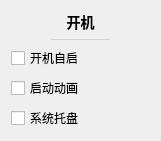
           <widget class="QWidget" name="startupSettingsCard" native="true">
            <property name="geometry">
             <rect>
              <x>10</x>
              <y>880</y>
              <width>161</width>
              <height>121</height>
             </rect>
            </property>
            <property name="styleSheet">
             <string notr="true">#startupSettingsCard
{
	background: #f7f7ff;
	border: none;
	border-radius: 5px;
}</string>
            </property>
            <layout class="QVBoxLayout" name="verticalLayout_45">
             <item>
              <widget class="QLabel" name="label_32">
               <property name="sizePolicy">
                <sizepolicy hsizetype="Preferred" vsizetype="Fixed">
                 <horstretch>0</horstretch>
                 <verstretch>0</verstretch>
                </sizepolicy>
               </property>
               <property name="styleSheet">
                <string notr="true">font-size: 14px;
font-weight: 500;</string>
               </property>
               <property name="text">
                <string>开机</string>
               </property>
               <property name="alignment">
                <set>Qt::AlignCenter</set>
               </property>
              </widget>
             </item>
             <item>
              <widget class="QWidget" name="widget_27" native="true">
               <property name="minimumSize">
                <size>
                 <width>0</width>
                 <height>1</height>
                </size>
               </property>
               <property name="maximumSize">
                <size>
                 <width>16777215</width>
                 <height>1</height>
                </size>
               </property>
               <property name="styleSheet">
                <string notr="true">background: lightgray;
margin: 40px;</string>
               </property>
              </widget>
             </item>
             <item>
              <widget class="CheckBox1" name="startOnRebootCheck">
               <property name="cursor">
                <cursorShape>PointingHandCursor</cursorShape>
               </property>
               <property name="toolTip">
                <string>&lt;html&gt;&lt;head/&gt;&lt;body&gt;&lt;p&gt;开机时自动启动神奇弹幕&lt;/p&gt;&lt;p&gt;针对部分系统，可能无效&lt;/p&gt;&lt;/body&gt;&lt;/html&gt;</string>
               </property>
               <property name="text">
                <string>开机自启</string>
               </property>
              </widget>
             </item>
             <item>
              <widget class="CheckBox1" name="startupAnimationCheck">
               <property name="cursor">
                <cursorShape>PointingHandCursor</cursorShape>
               </property>
               <property name="toolTip">
                <string>&lt;html&gt;&lt;head/&gt;&lt;body&gt;&lt;p&gt;启动程序时显示一个流流流流畅流畅畅畅畅的动画&lt;/p&gt;&lt;/body&gt;&lt;/html&gt;</string>
               </property>
               <property name="text">
                <string>启动动画</string>
               </property>
              </widget>
             </item>
             <item>
              <widget class="CheckBox1" name="enableTrayCheck">
               <property name="cursor">
                <cursorShape>PointingHandCursor</cursorShape>
               </property>
               <property name="toolTip">
                <string>关闭窗口后不退出程序</string>
               </property>
               <property name="text">
                <string>系统托盘</string>
               </property>
              </widget>
             </item>
            </layout>
           </widget>
